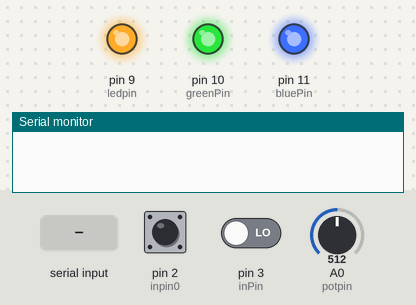
A sketch run on a simulated Arduino Uno, built with avr-gcc and run on an emulated ATmega328P. Parts: output pins drawn as LEDs (lit = HIGH), the last lines printed to the serial monitor. Inputs (shaded band) come from the test bench; at power-on: pin 2 (inpin0) LOW, pin 3 (inPin) LOW, A0 (potpin) = 512.

Above: at 1.2 s.
1.3 s: pin 2 (inpin0) driven HIGH
2.8 s: pin 3 (inPin) driven HIGH
At 3.4 s:
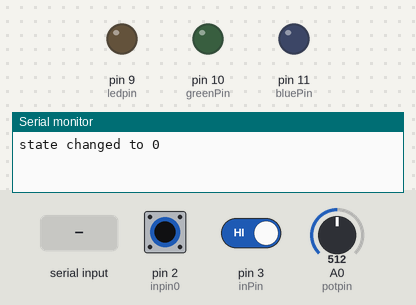
4.3 s: pin 2 (inpin0) pulsed LOW 5 times (0.12 s each, 0.3 s apart)
At 6.7 s:
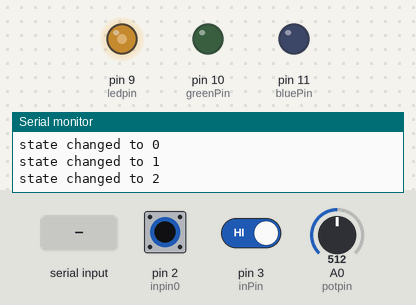
7.3 s: "r" received over Serial
At 8.8 s:
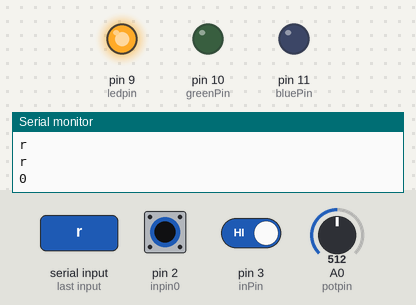
9.8 s: "g" received over Serial
At 11.9 s:
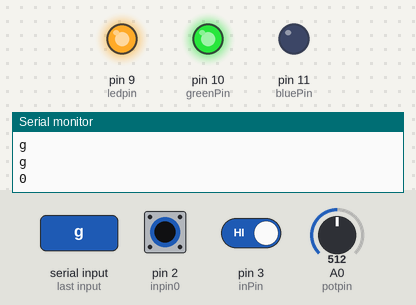
12.3 s: "b" received over Serial
At 13.8 s:
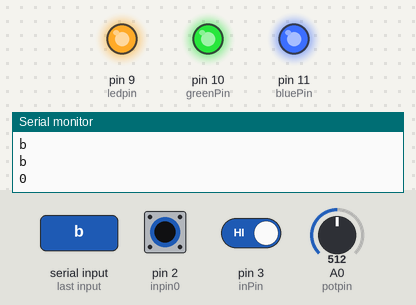
Timing chart, 0 to 15.3 s (numbered marks = the images above; inputs shaded):
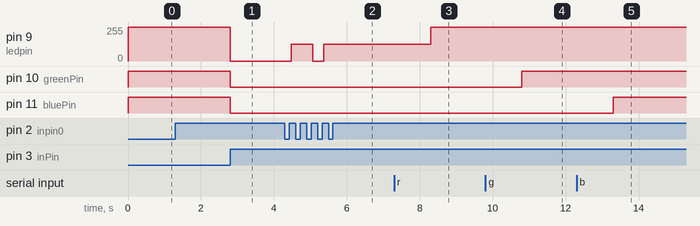

The sketch:

D_kgopalak_Task2.ino
```cpp
int potpin=0,bri,ledpin=9;


int potPin = A0;    // select the input pin for the potentiometer
int ledPin = 13;   // select the pin for the LED
int val = 0;       // variable to store the value coming from the sensor
int redPin = 9;
int greenPin = 10;
int bluePin = 11;

int inpin0=2;
char color;

char invalue;
int value_bright;

int inPin = 3;         // the number of the input pin
int outPin = 9;       // the number of the output pin

int state = HIGH;      // the current state of the output pin
int reading;
int reading1;
int state_val=0;// the current reading from the input pin
int previous = LOW;
int previous1 = LOW;// the previous reading from the input pin

long time = 0;         // the last time output pin was toggled
long debounce = 200;


void setup() {
  // put your setup code here, to run once:
 //state0 set up
  pinMode(inPin, INPUT);
  pinMode(outPin, OUTPUT);
  //state1 set up
  analogReference(DEFAULT);
  pinMode(ledpin,OUTPUT);
  //state2 set up
  pinMode(redPin, OUTPUT);
  pinMode(greenPin, OUTPUT);
  pinMode(bluePin, OUTPUT);
  Serial.begin(9600);
  analogWrite(redPin, 255);
  analogWrite(bluePin, 255);
  analogWrite(greenPin, 255);
  //interrupt set up
  pinMode(inpin0, INPUT);
}

void loop()
{
  reading1 = digitalRead(inpin0);

  if(reading1 != previous1)
  {
    if (reading1 == HIGH)
  {
    state_val+=1;
    Serial.print("state changed to ");

    if(state_val >3)
    {
      state_val=1;

    }
    Serial.println(state_val-1);
  }

     delay(50);
  }

  previous1=reading1;

  if (state_val==1)
  {state0();}
  else if (state_val==2)
  {state1();}
  else if (state_val==3)
  {
    state2();
  }
  // put your main code here, to run repeatedly:

}

void state2()
{
  String inp;
String num;
int val;
while (Serial.available() > 0)
{
    inp= Serial.readString();
    Serial.println(inp);
    int valid=0;
    int i=0;
    while(i<inp.length()){
      /*if(inp[i]==' '){
        Serial.println('space detected');
        i+=1;
        continue;
      }
      else*/
      if(inp[i]=='r'|| inp[i]=='g'|| inp[i]=='b'){
        color=inp[i];
        //Serial.println(color);
        int j=i+1;
        int trial=1;
        valid=1;
        while(j<inp.length()){
          if (trial==1 && isDigit(inp[j])){
            num+=inp[j];
          }
          else if(inp[j]==' '){
            trial=0;
            continue;
          }

          else{
            valid=0;
            break;
          }
          j=j+1;

        }
        if(valid==1){
          //do analog write

          Serial.println(color);
          val=num.toInt();
          Serial.println(val);
          if(val>=0 and val<=255){
            if(color=='r'){
              analogWrite(redPin,255-val);
              //analogWrite(bluePin,0);
              //analogWrite(greenPin,0);
            }
            else if(color=='g'){
              analogWrite(greenPin, 255-val);
            }
            else if(color=='b'){
              analogWrite(bluePin, 255-val);
            }
          }

        }
        else{
          break;
        }
      }
      else{
        valid=0;
        break;
      }
      i=i+1;
    }
}
}

void state1()
{
  val=analogRead(potpin);

 bri=map(val , 0 , 1023 , 0, 255 );

analogWrite(ledpin,bri);
}

void state0()
{
  {
  reading = digitalRead(inPin);
  //Serial.println(reading);

  if (reading == HIGH && previous == LOW && millis() - time > debounce) {
    if (state == HIGH)
      state = LOW;
    else
      state = HIGH;
    time = millis();
  }

  digitalWrite(redPin, state);
  digitalWrite(bluePin, state);
  digitalWrite(greenPin, state);
  previous = reading;
}
}
```

Measured:
- after the input at 2.8 s, pin 9 (ledpin): 255/255 → 0/255 at once; pin 10 (greenPin), pin 11 (bluePin): HIGH → LOW at once
- after the input at 4.3 s, pin 9 (ledpin): 0/255 → 127/255 after 0.17 s, → 0/255 0.60 s later, → 127/255 0.30 s later
- after the input at 7.3 s, pin 9 (ledpin): 127/255 → 255/255 after 1.0 s
- after the input at 9.8 s, pin 10 (greenPin): LOW → HIGH after 1.0 s
- after the input at 12.3 s, pin 11 (bluePin): LOW → HIGH after 1.0 s
